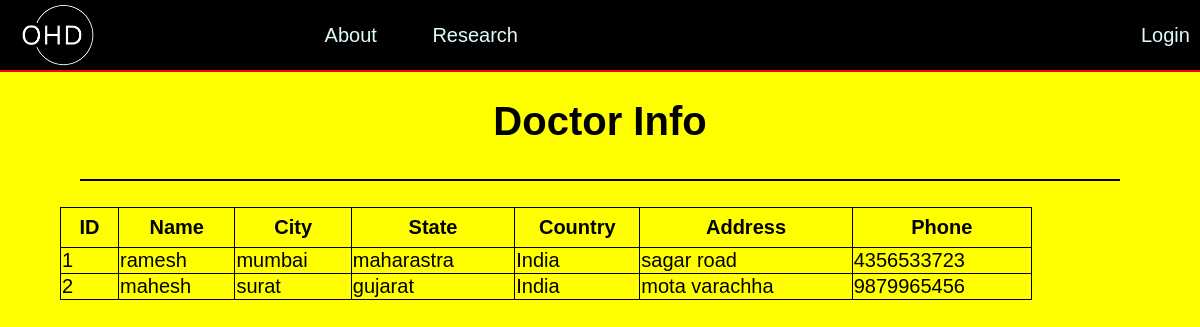
Before: /doctor with the older database file.
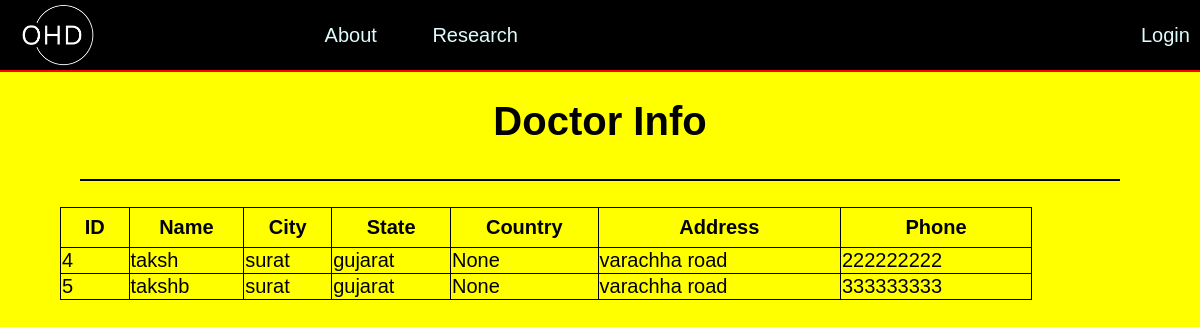
After: the same page with the newer database file.
### tables this page shows
CREATE TABLE doctor (doctor_id INTEGER PRIMARY KEY AUTOINCREMENT,name TEXT, city TEXT, state TEXT, country TEXT, address TEXt, phone_no BIGINT);

### app.py (the view)
@app.route('/doctor', methods=["POST","GET"])
def doctor():
    conn = sqlite3.connect("on_heart_db.db")
    conn.row_factory = sqlite3.Row
    posts = conn.execute('SELECT * FROM doctor').fetchall()
    conn.close()
    return render_template('doctor_index.html', data=posts)

### templates/doctor_index.html (shortened to what this page needs)
<html>
    <head>
        <link rel="stylesheet" href="{{ url_for('static',filename='css/doctor_static.css')}}">
    </head>
    <body>
        <div class="container">
            <div class="heading">
                <div class="logo">
                    <img src="static/images/white_logo_crop.jpg"  class="mini_logo">
                </div>
                <div class="top_navigation">
                    <a href="{{ url_for('home_page')}}" class="about_top">About</a>
                    <a href="#Research" class="about_top">{{session.user}}Research</a>
                </div>
                <div class="login_logout">
                    <div class="login_header">
                        {% if 'user' not in session and 'admin' not in session%}
                            <a href="{{ url_for('user_type')}}">Login</a>
                        {% endif %}
                    </div>
                </div>
            </div>
            <div class="main_content">
                <div class="main_head">
                    <h1>Doctor Info</h1>
                </div>
                <hr>
                <br>
                <div class="table_content">
                    <table class="table" style="width:90%">
                        <tr clas="table__header">
                            <th class="table__cell">ID</th>
                            <th>Name</th>
                            <th>City</th>
                            <th>State</th>
                            <th>Country</th>
                            <th>Address</th>
                            <th>Phone</th>
                        </tr>
                        {%for row in data %}
                        <tr class="cell__header">
                            {%for cell in row %}
                            <td>{{ cell }}</td>
                            {% endfor %}
                        </tr>
                        {% endfor %}
                    </table>
                </div>
            </div>
        </div>
    </body>
</html>

Changed rows visible on the page:
removed doctor: row "1", name "ramesh", city "mumbai", state "maharastra", country "India", address "sagar road", phone_no "4356533723"
removed doctor: row "2", name "mahesh", city "surat", state "gujarat", country "India", address "mota varachha", phone_no "9879965456"
added doctor: row "4" "None", name "taksh", city "surat", state "gujarat", address "varachha road", phone_no "222222222"
added doctor: row "5" "None", name "takshb", city "surat", state "gujarat", address "varachha road", phone_no "333333333"
